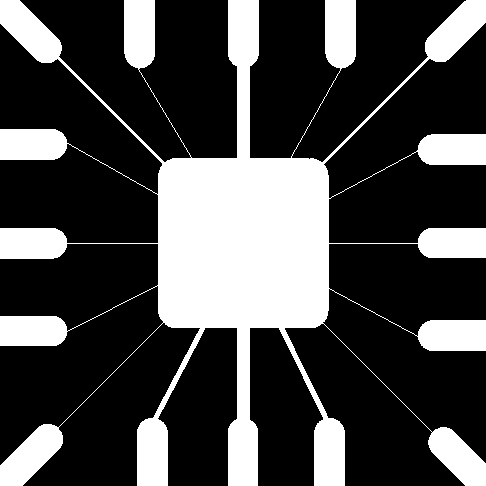
%> input picture Lab4-Morphology-main/Lab4-Morphology-main/assets/wirebond-mask.tif, 486 x 486 px
$ octave lab4_task1_2.m   (GNU Octave 9; MATLAB toolbox functions it lacks are replaced by stand-ins)
%> lines starting %> are read from the running program, lines starting %| are printed output that depends on the picture; in (x1, y1, x2, y2) boxes, pixels count from 0 and x2, y2 are one past the last pixel; in counts of white or black regions, pixels touching at a corner belong together; the program's own positions count from 1
clear all
close all
A = imread('assets/wirebond-mask.tif');
%> A: size 486x486 logical; 28.1% white; 1 white region, box (x1, y1, x2, y2) and area: (0, 0, 486, 486) 66259
SE2 = strel('disk',2);
SE10 = strel('disk',10);
SE20 = strel('disk',20);
E2 = imerode(A,SE2);
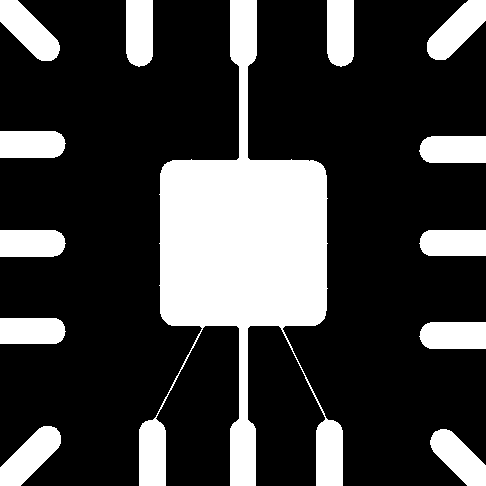
%> E2: size 486x486 logical; 24.3% white; 13 white regions, largest, box (x1, y1, x2, y2) and area: (139, 0, 343, 486) 36376, (0, 426, 61, 486) 1942, (0, 0, 60, 61) 1938
E10 = imerode(A,SE10);
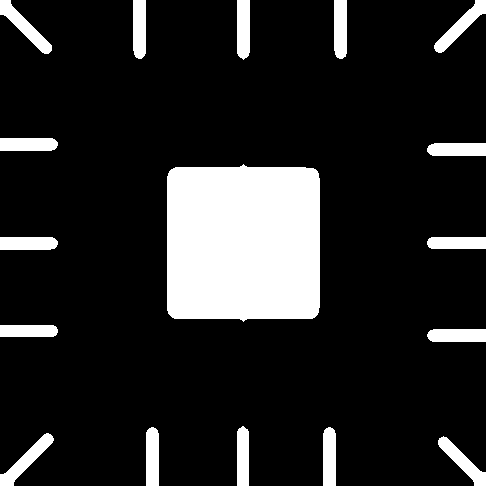
%> E10: size 486x486 logical; 14.9% white; 17 white regions, largest, box (x1, y1, x2, y2) and area: (167, 164, 320, 322) 23162, (0, 433, 54, 486) 845, (0, 0, 52, 54) 842
E20 = imerode(A,SE20);
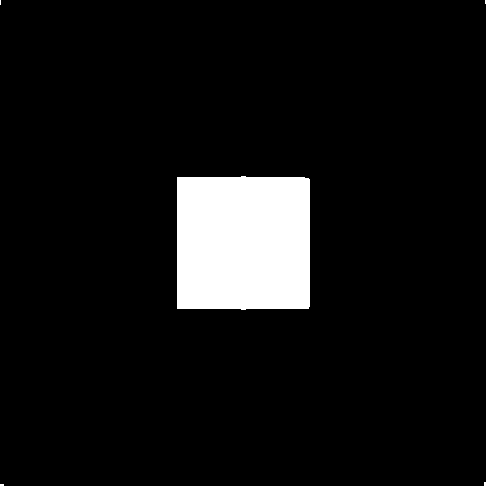
%> E20: size 486x486 logical; 7.4% white; 5 white regions (4 under 20 px), largest, box (x1, y1, x2, y2) and area: (177, 176, 310, 310) 17558
montage({A, E2, E10, E20}, "size", [2 2])
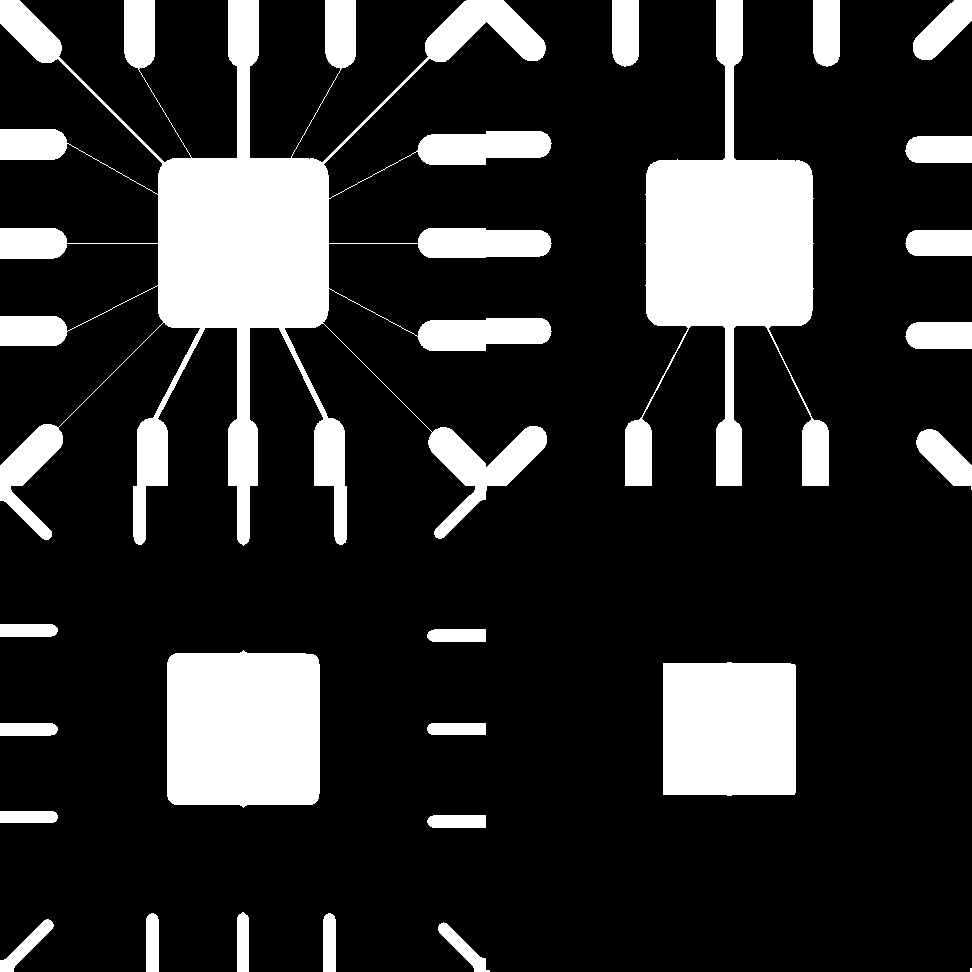
%> displayed picture: size 972x972 logical; 18.7% white; 23 white regions (1 under 20 px), largest, box (x1, y1, x2, y2) and area: (0, 0, 552, 546) 79049, (625, 0, 829, 486) 36376, (167, 650, 320, 808) 23162
title("(1): Original image, (2): image with disk eroded (r=2), (3): image with disk eroded (r=10), (4): image with disk eroded (r=20)")
